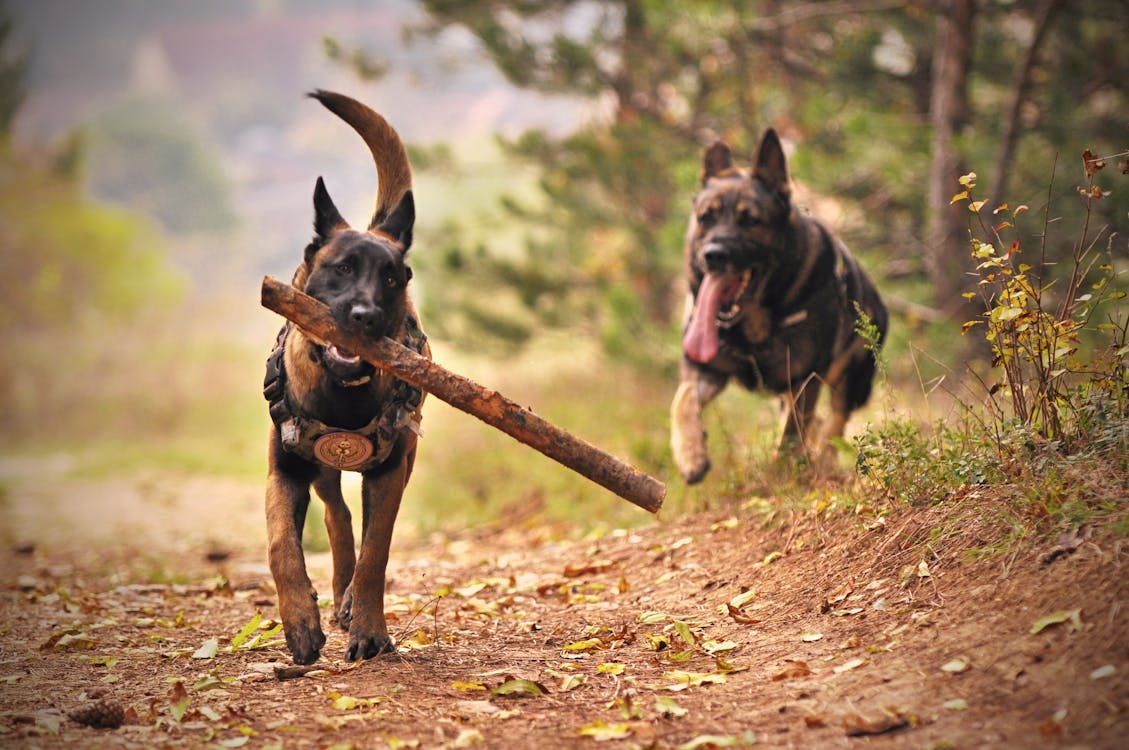
#> input picture data/dogs.jpeg, 1129 x 750 px, found by its file name
$ python translation.py
#> lines starting #> are read from the running program, lines starting #| are printed output that depends on the picture
import cv2
import numpy as np

img = cv2.imread("data/dogs.jpeg")
#> img is the input picture: shape (750, 1129, 3); mean B, G, R 94.4, 128.4, 158.6

tx = 100.
ty = 50.

m = np.float32([[1., 0., tx], [0., 1., ty]])

rows, cols, _ = img.shape
#> rows = 750; cols = 1129

translated_img = cv2.warpAffine(img, m, (cols, rows))
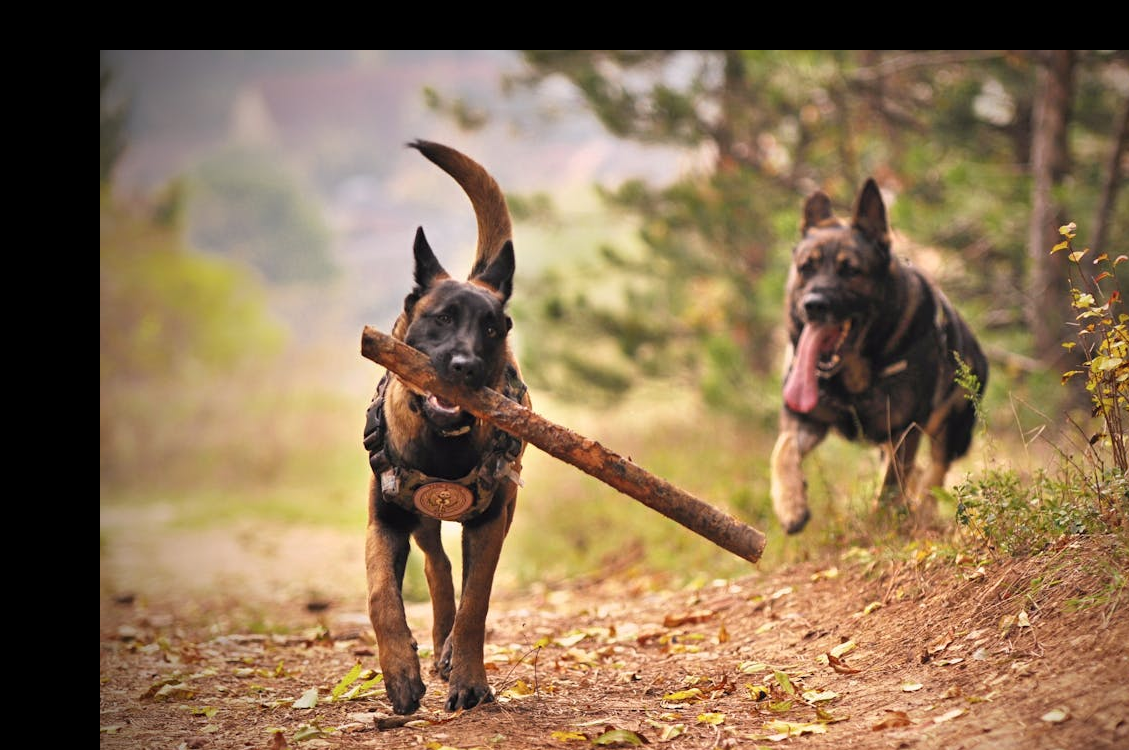
#> translated_img: shape (750, 1129, 3); mean B, G, R 84.2, 113.7, 138.7

cv2.imshow("Translation", translated_img)
cv2.waitKey(0)
cv2.destroyAllWindows()

$ run again, with data/cats.jpeg copied over data/dogs.jpeg
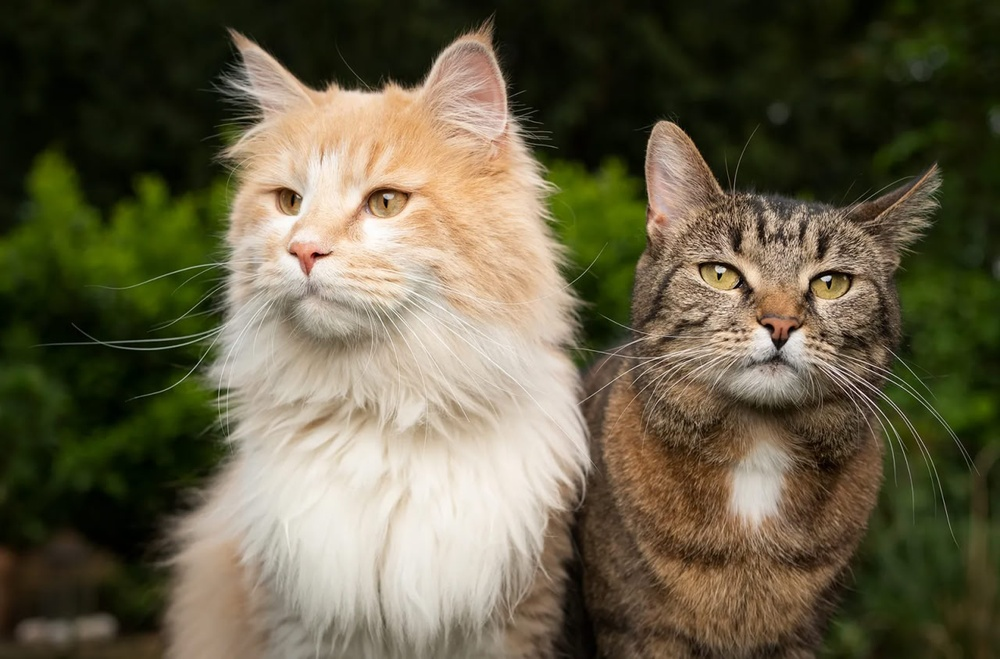
#> input picture data/cats.jpeg, 1000 x 659 px, shrunk from 1280 x 843 before the run, found by its file name
#> img is the input picture: shape (659, 1000, 3); mean B, G, R 70.6, 94.4, 101.1
#> `translated_img = cv2.warpAffine(img, m, (cols, rows))`:
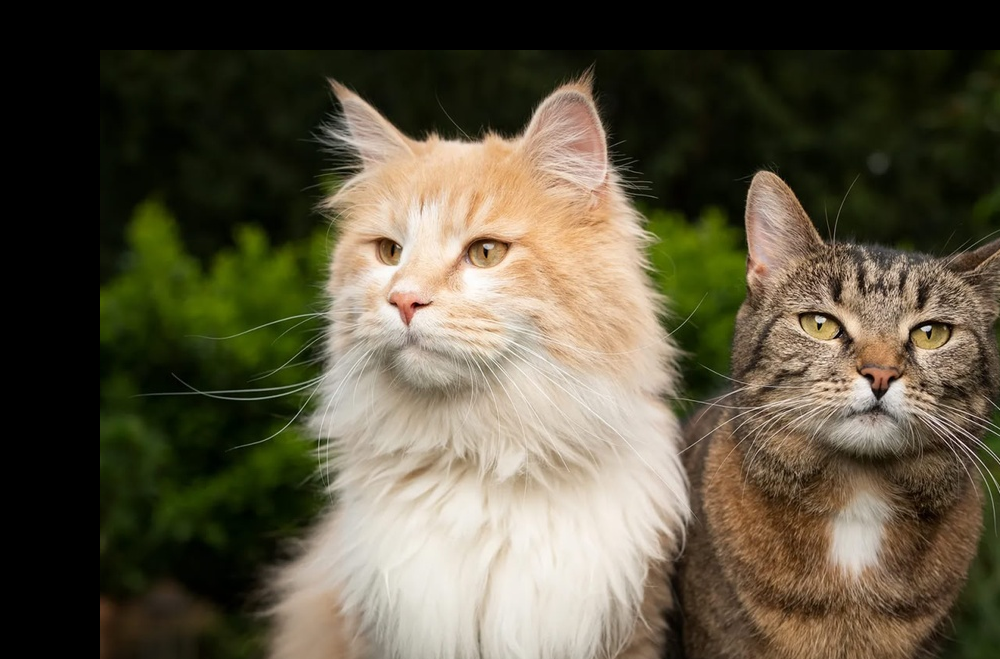
#> translated_img: shape (659, 1000, 3); mean B, G, R 64.4, 83.8, 90.5

$ run again, with data/house.jpg copied over data/dogs.jpeg
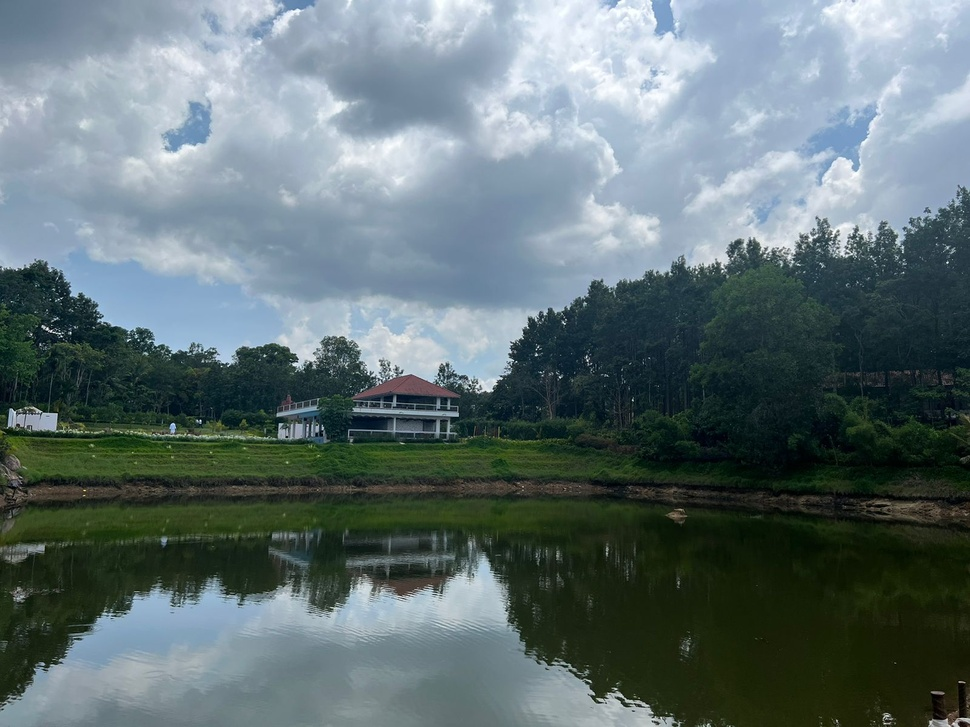
#> input picture data/house.jpg, 970 x 727 px, shrunk from 1600 x 1200 before the run, found by its file name
#> img is the input picture: shape (727, 970, 3); mean B, G, R 115.7, 113.3, 97.2
#> `translated_img = cv2.warpAffine(img, m, (cols, rows))`:
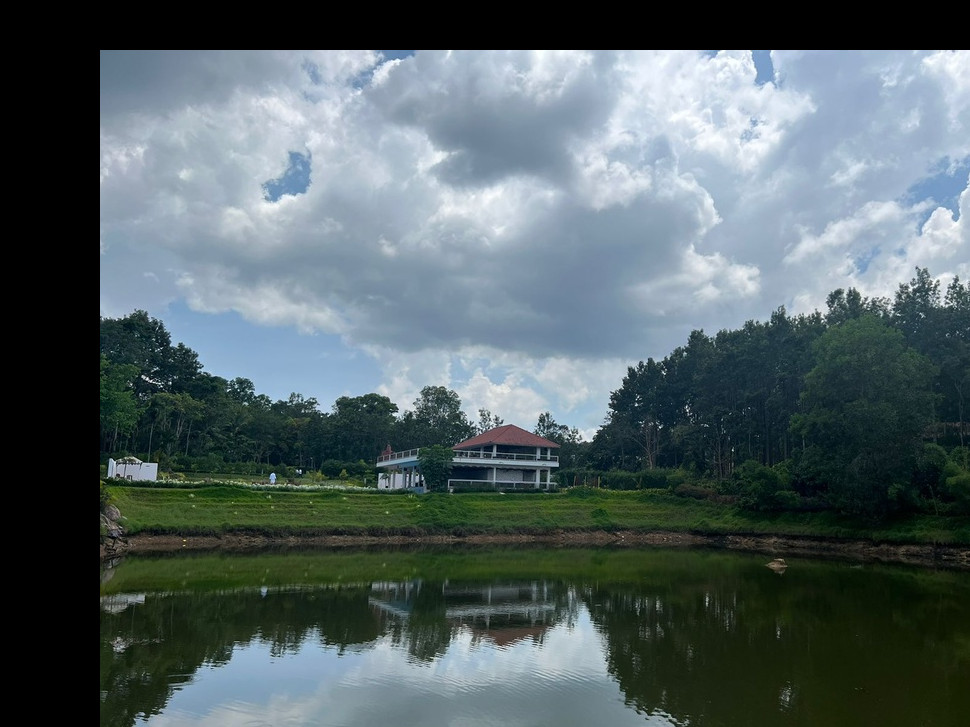
#> translated_img: shape (727, 970, 3); mean B, G, R 100.4, 97.8, 83.8
